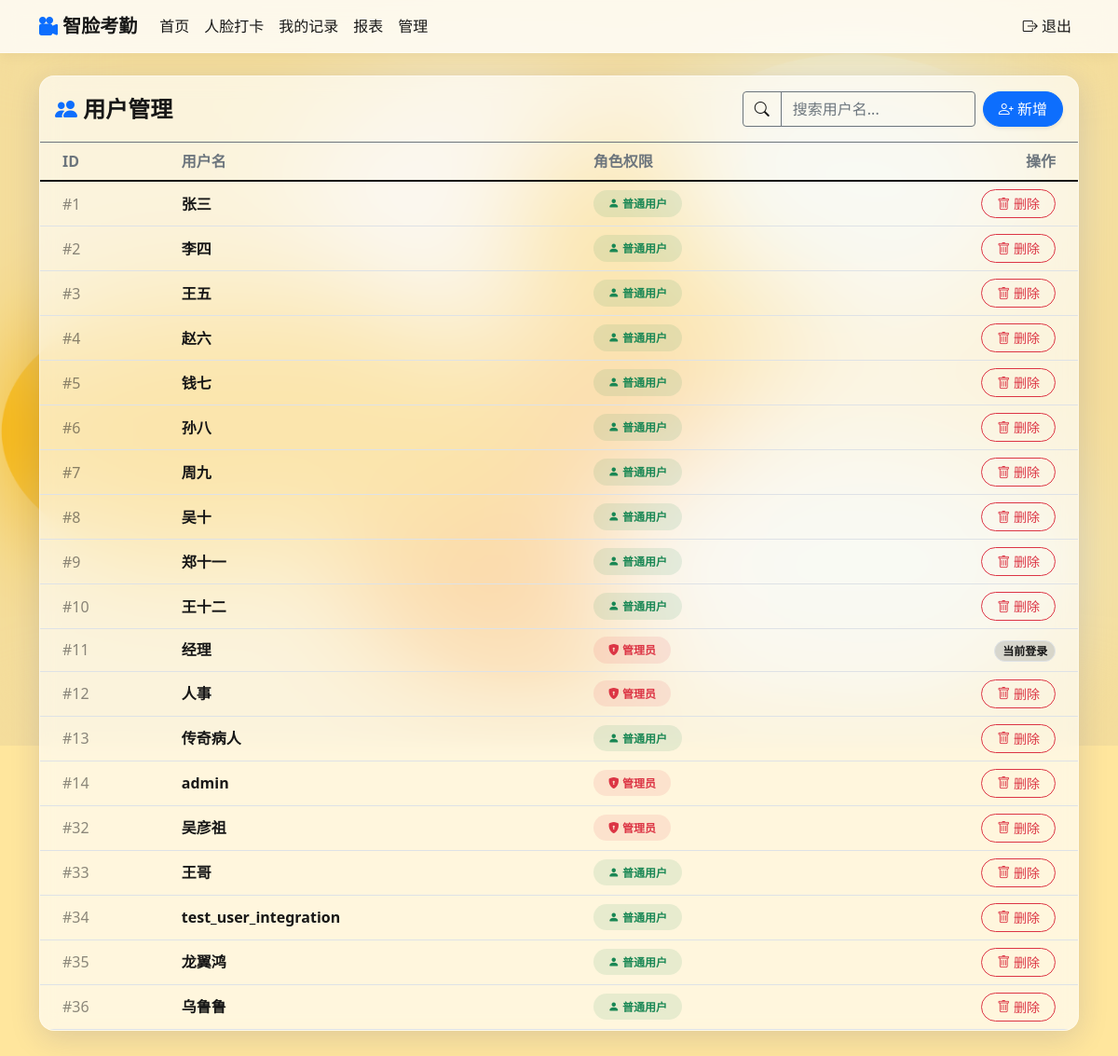
The app's page /manage-users (signed in) with its own data.
### tables this page shows
CREATE TABLE "users" (
    user_id INTEGER PRIMARY KEY AUTOINCREMENT,
    username TEXT NOT NULL UNIQUE,
    password TEXT NOT NULL,
    face_encodings BLOB,
    is_admin INTEGER DEFAULT 0
);

### src/main.py (the view)
@app.route('/manage-users')
@login_required
def manage_users():
    if not current_user.is_admin:
        flash('需要管理员权限', 'error')
        return redirect(url_for('dashboard'))
    conn = sqlite3.connect(app.config['DATABASE_PATH'])
    cursor = conn.cursor()
    cursor.execute('SELECT user_id, username, is_admin FROM users')
    users = cursor.fetchall()
    conn.close()
    return render_template('manage_users.html', users=users)

### src/main.py (called while the page is built)
@app.before_request
def ensure_initialized():
    if not app_initialized:
        init_app()

@login_manager.user_loader
def load_user(user_id):
    if not db_helper:
        return None
    try:
        conn = sqlite3.connect(app.config['DATABASE_PATH'])
        cursor = conn.cursor()
        cursor.execute('SELECT user_id, username, is_admin FROM users WHERE user_id = ?', (user_id,))
        user_data = cursor.fetchone()
        conn.close()
        if user_data:
            return User(user_data[0], user_data[1], user_data[2])
        return None
    except Exception as e:
        print(f"[ERROR] 加载用户失败: {e}")
        return None

### templates/manage_users.html (shortened to what this page needs)
{% extends "base.html" %}
{% block content %}
<div class="row">
    <div class="col-md-12">
        <div class="glass-card rounded-4 overflow-hidden">
            <div class="card-header bg-transparent border-bottom border-secondary border-opacity-10 py-3">
                <div class="row align-items-center">
                    <div class="col-md-6">
                        <h4 class="mb-0 fw-bold"><i class="bi bi-people-fill text-primary"></i> 用户管理</h4>
                    </div>
                    <div class="col-md-6 text-md-end mt-3 mt-md-0 d-flex justify-content-md-end gap-2">
                        <div class="input-group" style="max-width: 250px;">
                            <span class="input-group-text bg-transparent border-secondary border-opacity-25 rounded-start-pill text-reset"><i class="bi bi-search"></i></span>
                            <input type="text" id="searchInput" class="form-control bg-transparent border-secondary border-opacity-25 rounded-end-pill text-reset" placeholder="搜索用户名...">
                        </div>
                        <a href="{{ url_for('register') }}" class="btn btn-primary rounded-pill px-3 shadow-sm">
                            <i class="bi bi-person-plus"></i> 新增
                        </a>
                    </div>
                </div>
            </div>
            <div class="card-body p-0">
                {% if users %}
                <div class="table-responsive">
                    <table class="table table-hover align-middle mb-0" id="userTable">
                        <thead class="text-secondary border-bottom border-secondary border-opacity-10">
                            <tr>
                                <th class="ps-4">ID</th>
                                <th>用户名</th>
                                <th>角色权限</th>
                                <th class="text-end pe-4">操作</th>
                            </tr>
                        </thead>
                        <tbody>
                            {% for user in users %}
                            <tr id="row-{{ user[0] }}">
                                <td class="ps-4 opacity-50">#{{ user[0] }}</td>
                                <td class="fw-bold">{{ user[1] }}</td>
                                <td>
                                    {% if user[2] == 1 %}
                                    <span class="badge rounded-pill bg-danger bg-opacity-10 text-danger px-3 py-2">
                                        <i class="bi bi-shield-lock-fill"></i> 管理员
                                    </span>
                                    {% else %}
                                    <span class="badge rounded-pill bg-success bg-opacity-10 text-success px-3 py-2">
                                        <i class="bi bi-person-fill"></i> 普通用户
                                    </span>
                                    {% endif %}
                                </td>
                                <td class="text-end pe-4">
                                    {% if user[0] != current_user.id|int %}
                                    <button class="btn btn-sm btn-outline-danger rounded-pill px-3 delete-user"
                                            data-userid="{{ user[0] }}"
                                            data-username="{{ user[1] }}">
                                        <i class="bi bi-trash"></i> 删除
                                    </button>
                                    {% else %}
                                    <span class="badge rounded-pill bg-secondary bg-opacity-25 text-reset border">当前登录</span>
                                    {% endif %}
                                </td>
                            </tr>
                            {% endfor %}
                        </tbody>
                    </table>
                </div>
                {% else %}
                <div class="text-center py-5">
                    <div class="opacity-25 mb-3"><i class="bi bi-people display-1"></i></div>
                    <h4>暂无用户数据</h4>
                </div>
                {% endif %}
            </div>
        </div>
    </div>
</div>
{% endblock %}

### templates/base.html (style rules this page uses)
:root { --text-color: #171717; --glass-bg: rgba(255, 255, 255, 0.65); --glass-border: rgba(255, 255, 255, 0.4); --glass-shadow: 0 8px 32px 0 rgba(31, 38, 135, 0.15); --input-bg: rgba(255, 255, 255, 0.5); --navbar-bg: rgba(255, 255, 255, 0.8); --loader-bg: rgba(255, 230, 157, 1); --loader-color: #000000; }
html { overflow-y: scroll; }
body { margin: 0; font-family: 'Segoe UI', Roboto, sans-serif; background-color: #FFE69D; color: var(--text-color); min-height: 100vh; transition: color 0.5s ease, background-color 1s ease; box-sizing: border-box; }
.glass-card { background: var(--glass-bg); backdrop-filter: blur(10px); -webkit-backdrop-filter: blur(10px); border: 1px solid var(--glass-border); border-radius: 16px; box-shadow: var(--glass-shadow); color: var(--text-color); transition: transform 0.3s ease, background 0.3s ease; }
.form-control, .form-select { background-color: var(--input-bg); border: 1px solid var(--glass-border); color: var(--text-color); }
.table { color: var(--text-color); }

### records on screen
users: user_id "1", username "张三", is_admin 0 (drawn)
users: user_id "2", username "李四", is_admin 0 (drawn)
users: user_id "3", username "王五", is_admin 0 (drawn)
users: user_id "4", username "赵六", is_admin 0 (drawn)
users: user_id "5", username "钱七", is_admin 0 (drawn)
users: user_id "6", username "孙八", is_admin 0 (drawn)
users: user_id "7", username "周九", is_admin 0 (drawn)
users: user_id "8", username "吴十", is_admin 0 (drawn)
users: user_id "9", username "郑十一", is_admin 0 (drawn)
users: user_id "10", username "王十二", is_admin 0 (drawn)
users: user_id "11", username "经理", is_admin 1 (drawn), shows "当前登录"
users: user_id "12", username "人事", is_admin 1 (drawn)
users: user_id "13", username "传奇病人", is_admin 0 (drawn)
users: user_id "14", username "admin", is_admin 1 (drawn)
users: user_id "32", username "吴彦祖", is_admin 1 (drawn)
users: user_id "33", username "王哥", is_admin 0 (drawn)
users: user_id "34", username "test_user_integration", is_admin 0 (drawn)
users: user_id "35", username "龙翼鸿", is_admin 0 (drawn)
users: user_id "36", username "乌鲁鲁", is_admin 0 (drawn)
